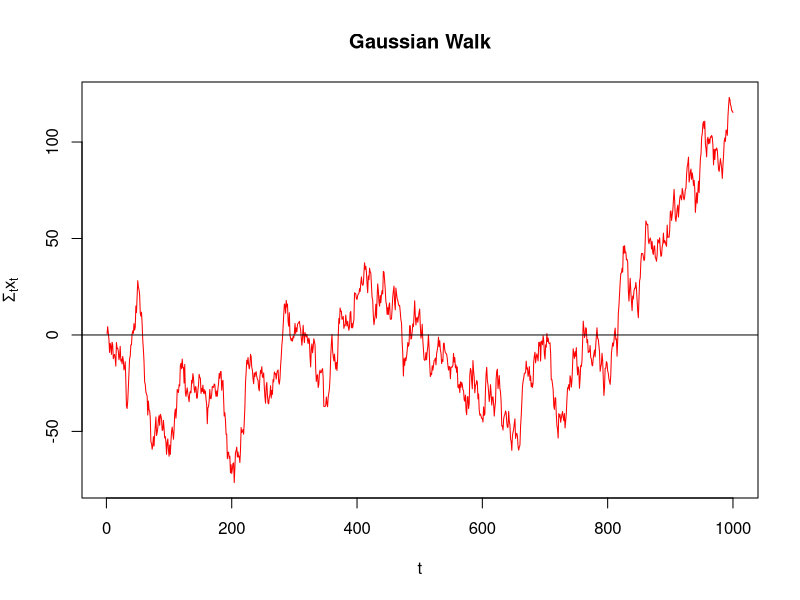

Write R code to recreate this figure. (Note: this script raises an error after producing the figure.)
## ---- chunk 1
library(knitr)
library(tseries)
library(igraph)
library(ggplot2)
## ---- chunk 2
x <- rnorm(1000,0,5)
plot(cumsum(x),main="Gaussian Walk",col='red',
     ylab=expression(Sigma[t]*x[t]),
     xlab='t',type='l')
abline(h=0,col='black')
## ---- chunk 3
df <- data.frame(x=1:1000,y=rnorm(1000,0,5),sumy=cumsum(df$y))
p <- ggplot(aes(x=x,y=sumy), data=df) + geom_line(col='red') + geom_hline(aes(h=0)) + ggtitle("Gaussian Walk")
p
## ---- chunk 4
adft <- adf.test(x = cumsum(x),alternative = 'stationary')
print(adft)
## ---- chunk 5
g <- barabasi.game(n = 20, power = 1.1, m = 3, directed = T)
par(mar=c(.5,.5,2.2,.5))
plot.igraph(g, layout=layout.fruchterman.reingold,
            vertex.size=degree(g)*2,edge.arrow.size=.5,
            edge.color='dark gray',vertex.color='dark blue',
            vertex.label.color='white',
            main="Preferential Attachment Model\nBarabasi Random Graph")
